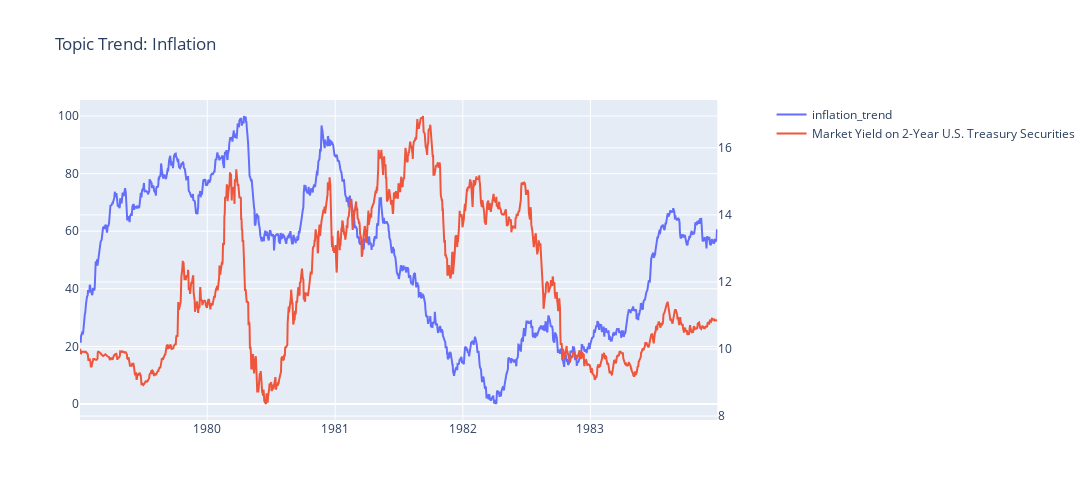

The cell this chart's notebook holds for it:
### Markdown cell above
### Inflation

### Code cell
# inflation by sub topics
df_inflation_select = df_inflation[df_inflation["similarity"] > 0.75]
df_trend = generate_trend("inflation",df_inflation_select,360,1,50)
#left join cpi data on index
df_trend = df_trend.join(df_yield_daily)
# scale trend value to 0-100
df_trend['inflation_trend'] = df_trend['inflation_trend'] - df_trend['inflation_trend'].min()
df_trend['inflation_trend'] = df_trend['inflation_trend'] / df_trend['inflation_trend'].max()*100
#plot inflation on left axis and CPI_change on right axix
fig = make_subplots(specs=[[{"secondary_y": True}]])
fig.add_trace(go.Scatter(x=df_trend.index, y=df_trend['inflation_trend'], name="inflation_trend"),secondary_y=False)
fig.add_trace(go.Scatter(x=df_trend.index, y=df_trend['yield'], name="Market Yield on 2-Year U.S. Treasury Securities"),secondary_y=True)
fig.update_layout(
    title="Topic Trend: Inflation",
    autosize=False,
    width=1100,
    height=500,
    )
fig.show()

### Figure 1 — Plotly figure (JSON) as saved in the notebook; plotly's stock layout.template omitted (floating-point values rounded to 4 significant figures; data arrays with more than 128 entries replaced by an {"elided": "..."} marker saying what was removed)
{"data": [{"name": "inflation_trend", "type": "scatter", "x": {"elided": "1322 str values"}, "xaxis": "x", "y": {"elided": "1322 float values"}, "yaxis": "y"}, {"name": "Market Yield on 2-Year U.S. Treasury Securities", "type": "scatter", "x": {"elided": "1322 str values"}, "xaxis": "x", "y": {"elided": "1322 float values"}, "yaxis": "y2"}], "layout": {"autosize": false, "height": 500, "title": {"text": "Topic Trend: Inflation"}, "width": 1100, "xaxis": {"anchor": "y", "domain": [0, 0.94]}, "yaxis": {"anchor": "x", "domain": [0, 1]}, "yaxis2": {"anchor": "x", "overlaying": "y", "side": "right"}}}
